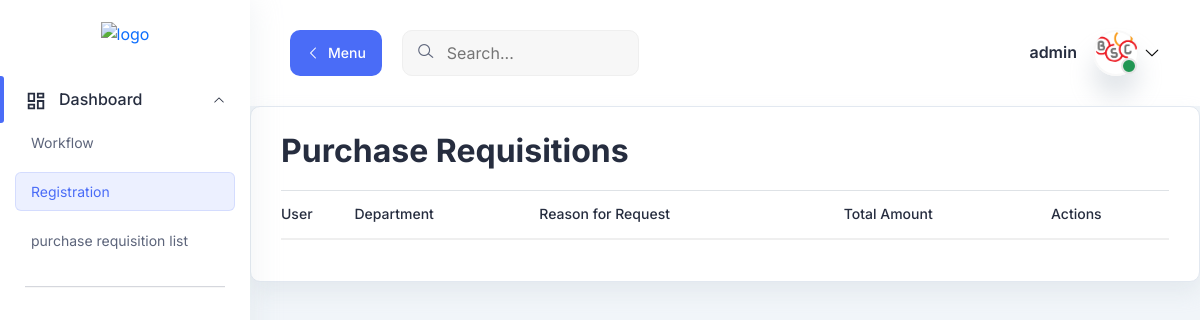
Before: /purchase-requisitions/ (signed in) with the older database file.
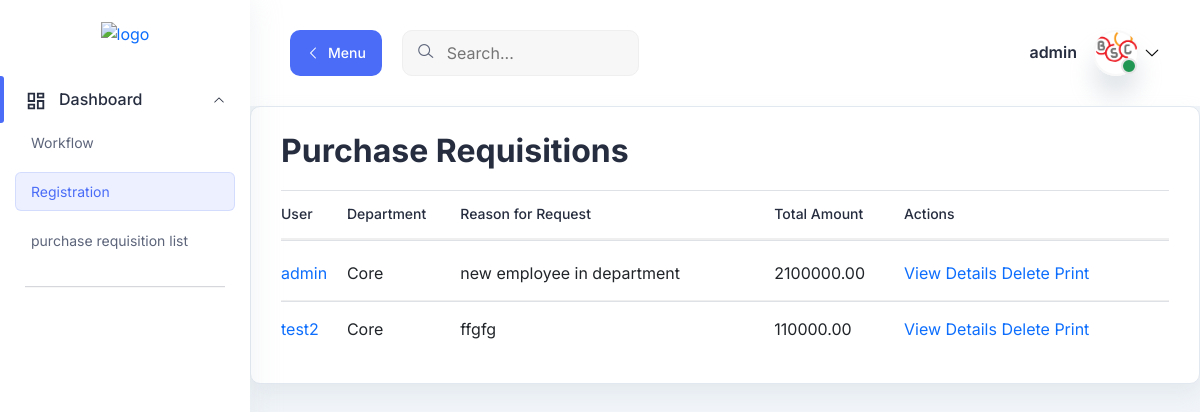
After: the same page with the newer database file.
### accounts/models.py (models this page shows, shortened)
class CustomUser(AbstractUser):
    is_unit_manager = models.BooleanField(default=False)
    is_senior_manager = models.BooleanField(default=False)
    is_hod = models.BooleanField(default=False)
    is_ceo = models.BooleanField(default=False)
    signature = models.ImageField(upload_to='signature_images/', null=True, blank=True)  # Use ImageField for the drawn signature
    department = models.ForeignKey(Department, on_delete=models.SET_NULL, null=True, blank=True, related_name='department_users')
    unit = models.ForeignKey(Unit, on_delete=models.SET_NULL, null=True, blank=True, related_name='unit_users')

class PurchaseRequisition(models.Model):
    user = models.ForeignKey(settings.AUTH_USER_MODEL, on_delete=models.CASCADE, related_name='purchase_requests')
    reason_for_request = models.TextField()
    total_amount = models.DecimalField(max_digits=10, decimal_places=2)  # Total amount for all items
    department = models.ForeignKey(Department, on_delete=models.SET_NULL, null=True, blank=True)
    unit = models.ForeignKey(Unit, on_delete=models.SET_NULL, null=True, blank=True)
    currency = models.CharField(max_length=3, choices=[("USD", "USD"), ("RWF", "RWF")], default="RWF")

class Department(models.Model):
    name = models.CharField(max_length=50)
    hod = models.OneToOneField('CustomUser', on_delete=models.SET_NULL, null=True, blank=True, related_name='department_hod')

### accounts/views.py (the view)
# urls.py: path('purchase-requisitions/', views.purchase_requisition_list, name='purchase_requisition_list'),
@login_required
def purchase_requisition_list(request):
    purchase_requisitions = PurchaseRequisition.objects.all()
    return render(request, 'paperless/purchase_requisition_list.html', {'purchase_requisitions': purchase_requisitions})

### accounts/templates/paperless/purchase_requisition_list.html (shortened to what this page needs)
{% extends "base.html" %}
{% load static %}
{% block content %}
<main class="main-wrapper">
    <header class="header">
        <div class="container-fluid">
          <div class="row">
            <div class="col-lg-5 col-md-5 col-6">
              <div class="header-left d-flex align-items-center">
                <div class="menu-toggle-btn mr-20">
                  <button
                    id="menu-toggle"
                    class="main-btn primary-btn btn-hover"
                  >
                    <i class="lni lni-chevron-left me-2"></i> Menu
                  </button>
                </div>
                <div class="header-search d-none d-md-flex">
                  <form action="#">
                    <input type="text" placeholder="Search..." />
                    <button><i class="lni lni-search-alt"></i></button>
                  </form>
                </div>
              </div>
            </div>
            <div class="col-lg-7 col-md-7 col-6">
              <div class="header-right">
                <div class="profile-box ml-15">
                  <button
                    class="dropdown-toggle bg-transparent border-0"
                    type="button"
                    id="profile"
                    data-bs-toggle="dropdown"
                    aria-expanded="false"
                  >
                    <div class="profile-info">
                      <div class="info">
                        {% if user.is_authenticated %}
                        <h6>{{ user.username }}</h6>
                        {% endif %}
                        <div class="image">
                          <img
                            src="{% static 'icon.png' %}"
                            alt=""
                          />
                          <span class="status"></span>
                        </div>
                      </div>
                    </div>
                    <i class="lni lni-chevron-down"></i>
                  </button>
                </div>
              </div>
            </div>
          </div>
        </div>
      </header>
    <section class="table-components">
        <div class="tables-wrapper">
            <div class="row">
                <div class="col-lg-12">
                    <div class="card-style mb-30">
                        <h1 class="mb-10">Purchase Requisitions</h1>
                        <div class="table-wrapper table-responsive">
                            <table class="table">
                                <thead>
                                    <tr>
                                        <th><h6>User</h6></th>
                                        <th><h6>Department</h6></th>
                                        <th><h6>Reason for Request</h6></th>
                                        <th><h6>Total Amount</h6></th>
                                        <th><h6>Actions</h6></th>
                                    </tr>
                                </thead>
                                <tbody>
                                    {% for requisition in purchase_requisitions %}
                                        <tr>
                                            <td><a href="{% url 'accounts:purchase_requisition_detail' requisition.id %}">{{ requisition.user.username }}</a></td>
                                            <td>{{ requisition.department.name }}</td>
                                            <td>{{ requisition.reason_for_request }}</td>
                                            <td>{{ requisition.total_amount }}</td>
                                            <td>
                                                <a href="{% url 'accounts:purchase_requisition_detail' requisition.id %}" class="open-form-popup">View Details</a>
                                                <a href="{% url 'accounts:remove_purchase_requisition' requisition.id %}" class="delete-action">Delete</a>
                                                <a href="{% url 'accounts:print_purchase_requisition' requisition.id %}" class="print-action">Print</a>
                                            </td>
                                        </tr>
                                    {% endfor %}
                                </tbody>
                            </table>
                        </div>
                    </div>
                </div>
            </div>
        </div>
    </section>
</main>
{% endblock content %}

### accounts/templates/base.html (shortened to what this page needs)
{% load static %}
<!DOCTYPE html>
<html lang="en">
    <head>
        <link rel="stylesheet" href="https://maxcdn.bootstrapcdn.com/bootstrap/4.5.2/css/bootstrap.min.css">
        <link rel="stylesheet" href="{% static 'assets/css/bootstrap.min.css' %}" />
        <link rel="stylesheet" href="{% static 'assets/css/lineicons.css' %}" />
        <link rel="stylesheet" href="{% static 'assets/css/materialdesignicons.min.css' %}" />
        <link rel="stylesheet" href="{% static 'assets/css/main.css' %}" />
    </head>
    <body>
        {% include 'partials/sidebar.html' %}
        {% block content %}
        {% endblock content %}
    </body>
</html>

### accounts/templates/partials/sidebar.html (shortened to what this page needs)
{% load static %}
<aside class="sidebar-nav-wrapper">
    <div class="navbar-logo">
      <a href="#">
        <img src="https://bsc.rw/wp-content/uploads/2023/01/BSC-High-res.-vector-logo-01@2x-1-160x69.png" alt="logo" />
      </a>
    </div>
    <nav class="sidebar-nav">
      <ul>
        <li class="nav-item nav-item-has-children">
          <a
            href="#0"
            data-bs-toggle="collapse"
            data-bs-target="#ddmenu_1"
            aria-controls="ddmenu_1"
            aria-expanded="false"
            aria-label="Toggle navigation"
          >
            <span class="icon">
            </span>
            <span class="text">Dashboard</span>
          </a>
          <ul id="ddmenu_1" class="collapse show dropdown-nav">
            <li>
              <a href="{% url 'accounts:workflow' %}" > Workflow </a>
            </li>
            <li>
              <a href="{% url 'accounts:registration' %}" class="active"> Registration </a>
            </li>
            <li>
              <a href="{% url 'accounts:purchase_requisition_list' %}" > purchase requisition list </a>
            </li>
          </ul>
        </li>
        <span class="divider"><hr /></span>
      </ul>
    </nav>
  </aside>

### accounts/templates/partials/navbar.html (shortened to what this page needs)
{% load static %}

Changed rows visible on the page:
added PurchaseRequisition: user.username "admin", department.name "Core", reason_for_request "new employee in department", total_amount "2100000.00"
added PurchaseRequisition: user.username "test2", department.name "Core", reason_for_request "ffgfg", total_amount "110000.00"
